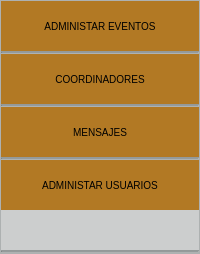
             <widget class="QWidget" name="page_4">
              <layout class="QHBoxLayout" name="horizontalLayout_24">
               <property name="spacing">
                <number>0</number>
               </property>
               <property name="leftMargin">
                <number>0</number>
               </property>
               <property name="topMargin">
                <number>0</number>
               </property>
               <property name="rightMargin">
                <number>0</number>
               </property>
               <property name="bottomMargin">
                <number>0</number>
               </property>
               <item>
                <widget class="QFrame" name="frame_2">
                 <property name="minimumSize">
                  <size>
                   <width>200</width>
                   <height>0</height>
                  </size>
                 </property>
                 <property name="maximumSize">
                  <size>
                   <width>280</width>
                   <height>16777215</height>
                  </size>
                 </property>
                 <property name="styleSheet">
                  <string notr="true">QFrame{
	background-color: rgba(12, 26, 27,40);
	
}

QPushButton{
	background-color: rgb(178, 121, 36);/* Color de fondo */
    font-weight: 400;
    color: #000; /* Color del texto */
    border: 1px solid transparent;
    padding: 9px 18px; /* Padding */
    font-size: 10px; /* Tamaño de la fuente */
}

QPushButton:hover {
    color: #fff; /* Color del texto al pasar el cursor */
    background-color: rgba(178, 121, 36,80); /* Cambiar el color de fondo al pasar el mouse */
    border-color:rgba(178, 121, 36,80);/* Cambiar el color del borde al pasar el mouse */
}
</string>
                 </property>
                 <property name="frameShape">
                  <enum>QFrame::StyledPanel</enum>
                 </property>
                 <property name="frameShadow">
                  <enum>QFrame::Raised</enum>
                 </property>
                 <layout class="QVBoxLayout" name="verticalLayout_6">
                  <property name="spacing">
                   <number>0</number>
                  </property>
                  <property name="leftMargin">
                   <number>0</number>
                  </property>
                  <property name="topMargin">
                   <number>0</number>
                  </property>
                  <property name="rightMargin">
                   <number>0</number>
                  </property>
                  <property name="bottomMargin">
                   <number>0</number>
                  </property>
                  <item>
                   <widget class="QPushButton" name="Boton_adminEventos">
                    <property name="minimumSize">
                     <size>
                      <width>0</width>
                      <height>50</height>
                     </size>
                    </property>
                    <property name="styleSheet">
                     <string notr="true"/>
                    </property>
                    <property name="text">
                     <string>ADMINISTAR EVENTOS</string>
                    </property>
                   </widget>
                  </item>
                  <item>
                   <widget class="Line" name="botonAdmEvento">
                    <property name="orientation">
                     <enum>Qt::Horizontal</enum>
                    </property>
                   </widget>
                  </item>
                  <item>
                   <widget class="QPushButton" name="boton_appendCoordinador">
                    <property name="minimumSize">
                     <size>
                      <width>0</width>
                      <height>50</height>
                     </size>
                    </property>
                    <property name="text">
                     <string>COORDINADORES</string>
                    </property>
                   </widget>
                  </item>
                  <item>
                   <widget class="Line" name="line_2">
                    <property name="orientation">
                     <enum>Qt::Horizontal</enum>
                    </property>
                   </widget>
                  </item>
                  <item>
                   <widget class="QPushButton" name="pushButton_3">
                    <property name="minimumSize">
                     <size>
                      <width>0</width>
                      <height>50</height>
                     </size>
                    </property>
                    <property name="text">
                     <string>MENSAJES</string>
                    </property>
                   </widget>
                  </item>
                  <item>
                   <widget class="Line" name="line_5">
                    <property name="orientation">
                     <enum>Qt::Horizontal</enum>
                    </property>
                   </widget>
                  </item>
                  <item>
                   <widget class="QPushButton" name="Boton_adminUsuarios">
                    <property name="minimumSize">
                     <size>
                      <width>0</width>
                      <height>50</height>
                     </size>
                    </property>
                    <property name="styleSheet">
                     <string notr="true"/>
                    </property>
                    <property name="text">
                     <string>ADMINISTAR USUARIOS</string>
                    </property>
                   </widget>
                  </item>
                  <item>
                   <spacer name="verticalSpacer_10">
                    <property name="orientation">
                     <enum>Qt::Vertical</enum>
                    </property>
                    <property name="sizeHint" stdset="0">
                     <size>
                      <width>20</width>
                      <height>40</height>
                     </size>
                    </property>
                   </spacer>
                  </item>
                  <item>
                   <widget class="Line" name="line_6">
                    <property name="orientation">
                     <enum>Qt::Horizontal</enum>
                    </property>
                   </widget>
                  </item>
                 </layout>
                </widget>
               </item>
              </layout>
             </widget>
